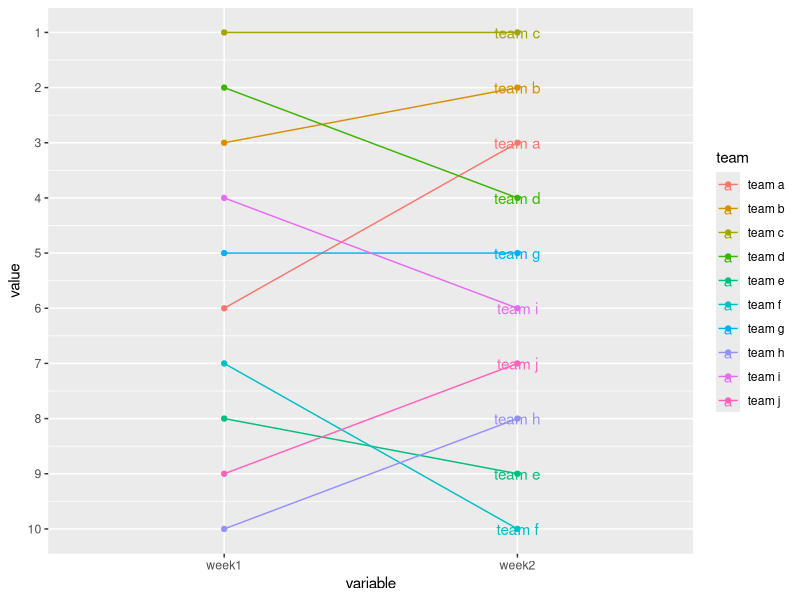

This chart was generated by the following R code:
library(reshape2)
library(ggplot2)

week1 <- c(6,3,1,2,8,7,5,10,4,9)
week2 <- c(3,2,1,4,9,10,5,8,6,7)

dat <- data.frame(week1, week2)
dat$team <- c("team a", "team b", "team c", "team d", "team e", "team f", "team g", "team h", 
              "team i", "team j")

a <- melt(dat, id.vars="team",
          measure.vars = grep("^week",names(dat),value=TRUE))

#a

ggplot(a, aes(x=variable, y=value,color=team)) +
  geom_point() +
  geom_line(aes(group = team)) + 
  scale_y_continuous(breaks = seq(1,10,1),trans = "reverse") + geom_text(aes(label=team), data = a[a$variable == 'week2',])
  geom_text(aes(label=team),hjust=-0.5)
  
